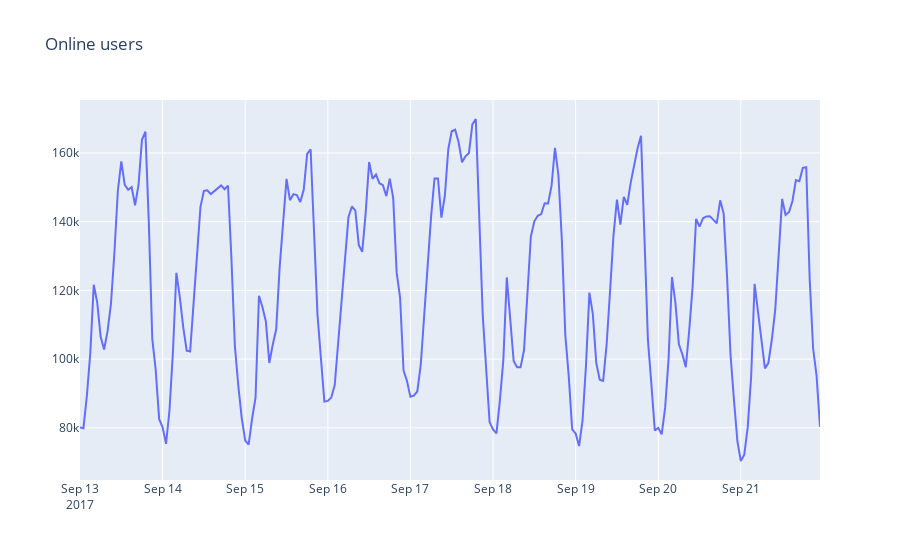

The cell this chart's notebook holds for it:
### Code cell
import statsmodels.tsa.api as smt
dt = pd.read_csv('ads.csv', index_col=['Time'], parse_dates=['Time'])
plotly_df(dt, title = "Online users")

def tsplot(y, lags=None, figsize=(12, 7), style='bmh'):
    if not isinstance(y, pd.Series):
        y = pd.Series(y)
        print(y)
    with plt.style.context(style):    
        fig = plt.figure(figsize=figsize)
        layout = (2, 2)
        ts_ax = plt.subplot2grid(layout, (0, 0), colspan=2)
        acf_ax = plt.subplot2grid(layout, (1, 0))
        pacf_ax = plt.subplot2grid(layout, (1, 1))

        y.plot(ax=ts_ax)
        ts_ax.set_title('Time Series Analysis Plots')
        smt.graphics.plot_acf(y, lags=lags, ax=acf_ax, alpha=0.5)
        smt.graphics.plot_pacf(y, lags=lags, ax=pacf_ax, alpha=0.5)

        print("Критерий Дики-Фуллера: p=%f" % sm.tsa.stattools.adfuller(y)[1])

        plt.tight_layout()
    return 

tsplot(dt.Ads, lags=30)

### Figure 1 — Plotly figure (JSON) as saved in the notebook; plotly's stock layout.template omitted (floating-point values rounded to 4 significant figures; data arrays with more than 128 entries replaced by an {"elided": "..."} marker saying what was removed)
{"data": [{"mode": "lines", "name": "Ads", "type": "scatter", "x": {"elided": "216 str values"}, "y": {"elided": "216 int values"}}], "layout": {"title": {"text": "Online users"}}}
